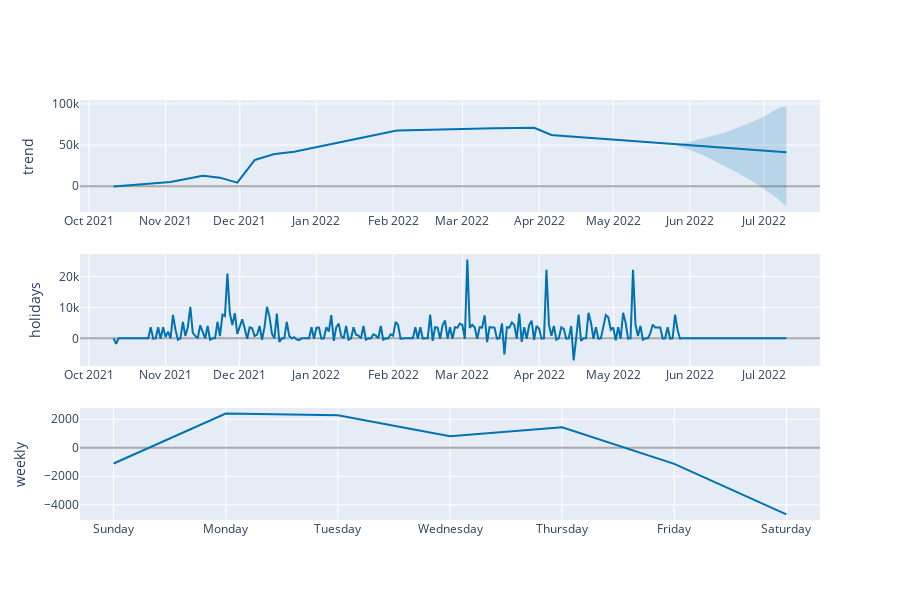

The notebook cell saved with this chart:
### Code cell
plot_components_plotly(m, forecast)

### Figure 1 — Plotly figure (JSON) as saved in the notebook; plotly's stock layout.template omitted (floating-point values rounded to 4 significant figures; data arrays with more than 128 entries replaced by an {"elided": "..."} marker saying what was removed)
{"data": [{"line": {"color": "#0072B2", "width": 2}, "mode": "lines", "name": "trend", "type": "scatter", "x": {"elided": "273 str values"}, "xaxis": "x", "y": {"elided": "273 float values"}, "yaxis": "y"}, {"line": {"color": "rgba(0, 114, 178, 0.2)", "width": 0}, "mode": "lines", "name": "trend_upper", "type": "scatter", "x": {"elided": "273 str values"}, "xaxis": "x", "y": {"elided": "273 float values"}, "yaxis": "y"}, {"fill": "tonexty", "fillcolor": "rgba(0, 114, 178, 0.2)", "line": {"color": "rgba(0, 114, 178, 0.2)", "width": 0}, "mode": "lines", "name": "trend_lower", "type": "scatter", "x": {"elided": "273 str values"}, "xaxis": "x", "y": {"elided": "273 float values"}, "yaxis": "y"}, {"line": {"color": "#0072B2", "width": 2}, "mode": "lines", "name": "holidays", "text": {"elided": "273 str values"}, "type": "scatter", "x": {"elided": "273 str values"}, "xaxis": "x2", "y": {"elided": "273 float values"}, "yaxis": "y2"}, {"line": {"color": "#0072B2", "width": 2}, "mode": "lines", "name": "weekly", "type": "scatter", "x": ["2017-01-01T00:00:00", "2017-01-02T00:00:00", "2017-01-03T00:00:00", "2017-01-04T00:00:00", "2017-01-05T00:00:00", "2017-01-06T00:00:00", "2017-01-07T00:00:00"], "xaxis": "x3", "y": [-1103.0, 2391.0, 2271.0, 806.3, 1432.0, -1128.0, -4669.0], "yaxis": "y3"}], "layout": {"height": 600, "showlegend": false, "width": 900, "xaxis": {"anchor": "y", "domain": [0, 1], "range": ["2021-09-27T09:36:00", "2022-07-23T14:24:00"], "type": "date"}, "xaxis2": {"anchor": "y2", "domain": [0, 1], "range": ["2021-09-27T09:36:00", "2022-07-23T14:24:00"], "type": "date"}, "xaxis3": {"anchor": "y3", "domain": [0, 1], "range": ["2016-12-31T16:48:00", "2017-01-07T07:12:00"], "tickformat": "%A", "type": "date"}, "yaxis": {"anchor": "x", "domain": [0.7333, 1], "rangemode": "normal", "title": {"text": "trend"}, "zerolinecolor": "#AAA"}, "yaxis2": {"anchor": "x2", "domain": [0.3667, 0.6333], "rangemode": "tozero", "title": {"text": "holidays"}, "zerolinecolor": "#AAA"}, "yaxis3": {"anchor": "x3", "domain": [0, 0.2667], "title": {"text": "weekly"}, "zerolinecolor": "#AAA"}}}
